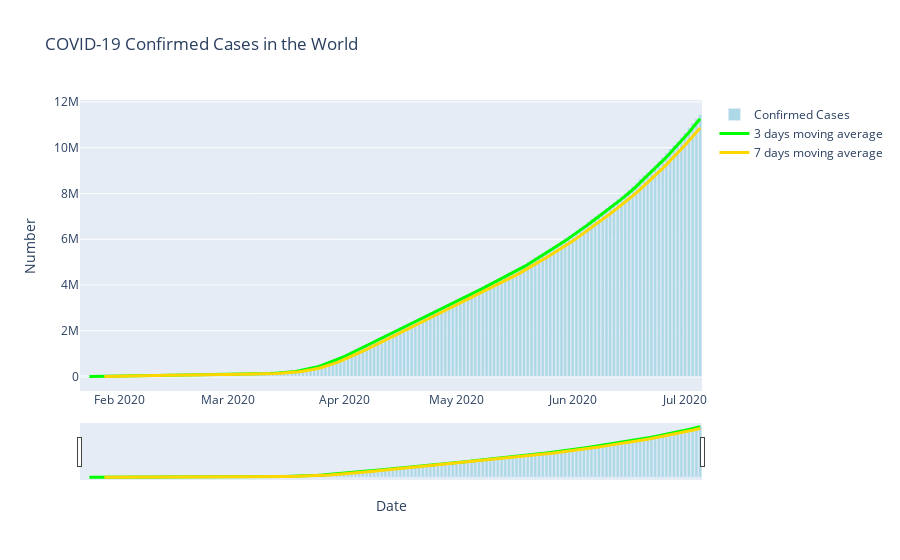

The notebook cell this image was saved under:
### Code cell
world = go.Figure(data=[
  
    go.Bar(name='Confirmed Cases', 
           x=world_df['Date'],
           y=world_df['confirmed'],
           marker_color='lightblue')


])

world.add_trace(go.Scatter(x=world_df.Date, y=world_df.MAvgConf3, 
                          mode='lines',
                          name='3 days moving average',
           line=dict(color='lime', width=3)))

world.add_trace(go.Scatter(x=world_df.Date, y=world_df.MAvgConf7, 
                          mode='lines',
                          name='7 days moving average',
           line=dict(color='gold', width=3)))

world.update_xaxes(rangeslider_visible=True)

world.update_layout(title='COVID-19 Confirmed Cases in the World',
                   xaxis_title='Date',
                 yaxis_title='Number')

# Change the bar mode
##fig5.update_layout(barmode='group')
world.show()

### Figure 1 — Plotly figure (JSON) as saved in the notebook; plotly's stock layout.template omitted (floating-point values rounded to 4 significant figures; data arrays with more than 128 entries replaced by an {"elided": "..."} marker saying what was removed)
{"data": [{"marker": {"color": "lightblue"}, "name": "Confirmed Cases", "type": "bar", "x": {"elided": "166 str values"}, "y": {"elided": "166 int values"}}, {"line": {"color": "lime", "width": 3}, "mode": "lines", "name": "3 days moving average", "type": "scatter", "x": {"elided": "166 str values"}, "y": {"elided": "166 float values"}}, {"line": {"color": "gold", "width": 3}, "mode": "lines", "name": "7 days moving average", "type": "scatter", "x": {"elided": "166 str values"}, "y": {"elided": "166 float values"}}], "layout": {"title": {"text": "COVID-19 Confirmed Cases in the World"}, "xaxis": {"rangeslider": {"visible": true}, "title": {"text": "Date"}}, "yaxis": {"title": {"text": "Number"}}}}
